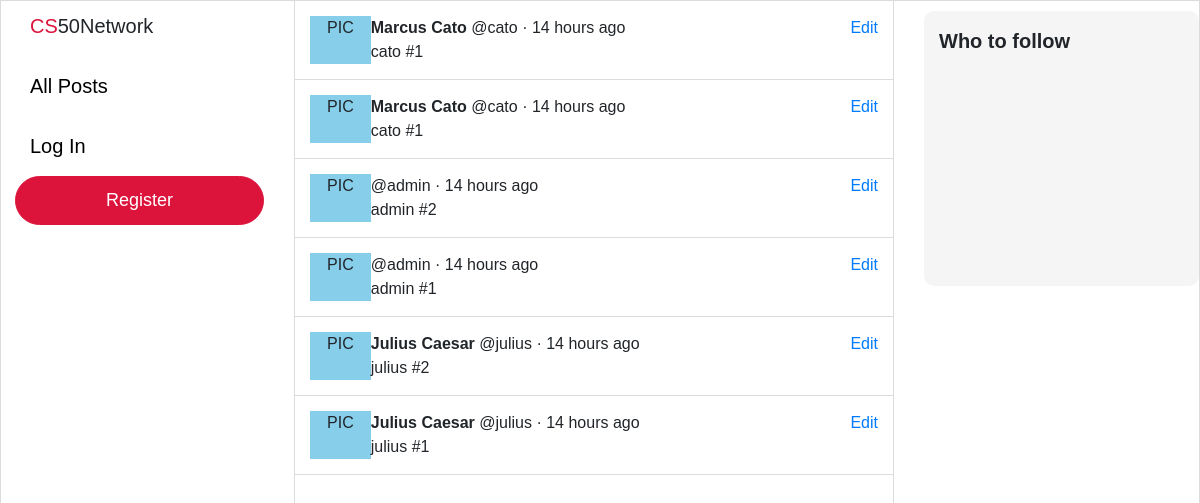
The page / on the database its author committed.
### network/models.py (models this page shows, shortened)
class Post(models.Model):
    user = models.ForeignKey("User", on_delete=models.CASCADE, related_name="posts")
    body = models.TextField(blank=True, max_length=280)
    likes = models.ManyToManyField("User", blank=True, related_name="likes")
    timestamp = models.DateTimeField(auto_now_add=True)
    def get_time(self):
        return humanize.naturaltime(self.timestamp)

class User(AbstractUser):
    pass

### network/views.py (the view)
# urls.py: path("", views.index, name="index"),
def index(request):
    posts = Post.objects.all().order_by('-timestamp')
    context = {"posts": posts}
    return render(request, "network/index.html", context)

### network/templates/network/index.html (shortened to what this page needs)
{% extends "network/layout.html" %}
{% block body %}
        {% for post in posts %}
        <div class="post-outer-container">
            <div class="post-container">
                <div class="profile-pic">
                    PIC
                </div>
                <div class="post-body-container">
                    <div class="post-body-top">
                        <div>
                            <b>{{ post.user.first_name }} {{ post.user.last_name }}</b> @{{ post.user.username }} · {{ post.get_time }}
                        </div>
                        <a class="edit" href=""#>Edit</a>
                    </div>
                    <div class="post-body">
                        {{ post.body }}
                    </div>
                </div>
            </div>
        </div>
        {% endfor %}
        {% endblock %}

### network/static/network/styles.css (style rules this page uses)
body { border: 1px solid gainsboro; display: grid; font-family: Arial, Helvetica, sans-serif; font-size: 18px; grid-template-columns: 2fr minmax(400px, 600px) 2fr; grid-template-rows: 1fr; height: 100vh; width: 100vw; overflow: hidden; }
.post-outer-container { border-bottom: 1px solid gainsboro; padding: 15px; }
.post-container { background-color: white; display: flex; font-size: 16px; height: auto; width: 100%; }
.profile-pic { text-align: center; width: 68px; background-color: skyblue; }
.post-body-container { width: 100%; }
.post-body-top { display: flex; justify-content: space-between; }

### rows shown on the page
Post: user.first_name "Marcus", user.last_name "Cato", user.username "cato", get_time "14 hours ago", body "cato #1"
Post: user.first_name "Marcus", user.last_name "Cato", user.username "cato", get_time "14 hours ago", body "cato #1"
Post: user.username "admin", get_time "14 hours ago", body "admin #2"
Post: user.username "admin", get_time "14 hours ago", body "admin #1"
Post: user.first_name "Julius", user.last_name "Caesar", user.username "julius", get_time "14 hours ago", body "julius #2"
Post: user.first_name "Julius", user.last_name "Caesar", user.username "julius", get_time "14 hours ago", body "julius #1"
